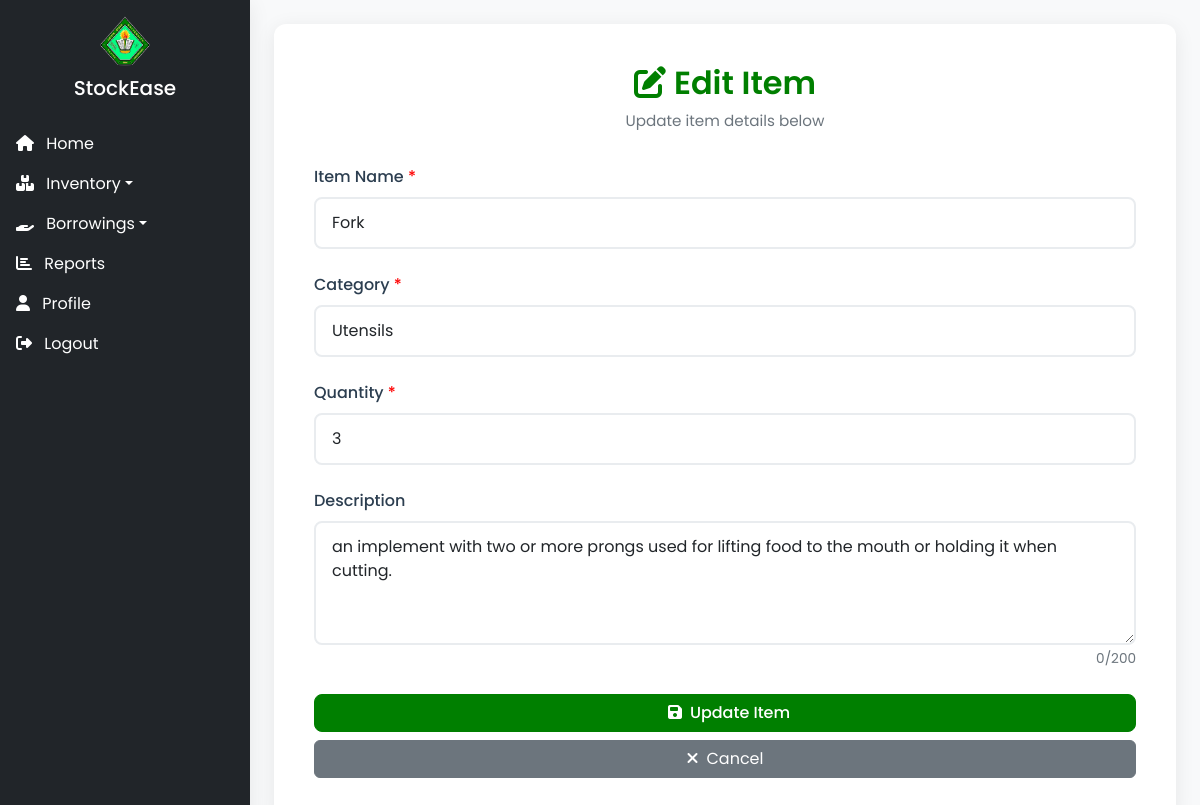
The page /dashboard.php?section=edit_item&id=4 (signed in) on the database its author committed.
### tables this page shows
CREATE TABLE `items` (
  `item_id` int(11) NOT NULL,
  `name` varchar(255) NOT NULL,
  `description` text DEFAULT NULL,
  `category_id` int(11) DEFAULT NULL,
  `quantity` int(11) NOT NULL DEFAULT 0,
  `created_at` timestamp NOT NULL DEFAULT current_timestamp(),
  `updated_at` timestamp NOT NULL DEFAULT current_timestamp() ON UPDATE current_timestamp()
);

CREATE TABLE `categories` (
  `category_id` int(11) NOT NULL,
  `name` varchar(100) NOT NULL,
  `description` text DEFAULT NULL
);

### content/edit_item.php (the view, shortened to what this page needs)
<?php
$itemId = filter_var($_GET['id'], FILTER_SANITIZE_NUMBER_INT);
try {
    $stmt = $conn->prepare("SELECT * FROM items WHERE item_id = ?");
    $stmt->bind_param("i", $itemId);
    $stmt->execute();
    $item = $stmt->get_result()->fetch_assoc();
} catch (Exception $e) {
    error_log($e->getMessage());
    $_SESSION['error'] = "Error loading item";
    header("Location: dashboard.php?section=manage_item");
    exit();
}
$categories = [];
try {
    $stmt = $conn->prepare("SELECT category_id, name FROM categories");
    $stmt->execute();
    $categories = $stmt->get_result()->fetch_all(MYSQLI_ASSOC);
} catch (Exception $e) {
    error_log("Error fetching categories: " . $e->getMessage());
    $_SESSION['error'] = "Error loading categories";
}
?>
<head>
    <link rel="stylesheet" href="css/add.css">
</head>
<body>
    <div class="container-fluid cvsu-container">
        <div class="cvsu-header">
            <h2><i class="fas fa-edit me-2"></i>Edit Item</h2>
            <p>Update item details below</p>
        </div>
        <form action="process/edit_item.php" method="POST">
            <div class="mb-4">
                <label class="form-label">Item Name <span class="required">*<span></label>
                <input type="text" name="itemName" class="form-control" value="<?= htmlspecialchars($item['name']) ?>" required>
            </div>
            <div class="mb-4">
                <label class="form-label">Category <span class="required">*<span></label>
                <select name="category" class="form-control" required>
                    <?php foreach ($categories as $cat): ?>
                        <option value="<?= $cat['category_id'] ?>" <?= $cat['category_id'] == $item['category_id'] ? 'selected' : '' ?>>
                            <?= htmlspecialchars($cat['name']) ?>
                        </option>
                    <?php endforeach; ?>
                </select>
            </div>
            <div class="mb-4">
                <label class="form-label">Quantity <span class="required">*<span></label>
                <input type="number" name="quantity" class="form-control" value="<?= $item['quantity'] ?>" min="1" required>
            </div>
            <div class="mb-4">
                <label class="form-label">Description</label>
                <textarea name="description" class="form-control" rows="4" maxlength="200"><?= htmlspecialchars($item['description']) ?></textarea>
                <div class="textarea-counter">
                    <span id="charCount">0</span>/200
                </div>
            </div>
            <div class="d-grid gap-2">
                <button type="submit" class="btn cvsu-btn-primary">
                    <i class="fas fa-save me-2"></i>Update Item
                </button>
                <a href="dashboard.php?section=manage_item" class="btn btn-secondary">
                    <i class="fas fa-times me-2"></i>Cancel
                </a>
            </div>
        </form>
    </div>
</body>
</html>

### css/general.css (style rules this page uses)
* { margin: 0; padding: 0; box-sizing: border-box; font-family: 'Poppins', sans-serif; }
.required { color: red; }

### css/dashboard.css (style rules this page uses)
body { background-color: #f8f9fa; display: flex; overflow: hidden; }

### css/add.css (style rules this page uses)
body { background-color: #f8f9fa; display: flex; }
.cvsu-container { background: #ffffff; border-radius: 12px; padding: 2.5rem; box-shadow: 0 4px 20px rgba(0, 0, 0, 0.08); flex: 1; }
.cvsu-header { text-align: center; margin-bottom: 2rem; }
.cvsu-header h2 { color: #007f00; font-weight: 600; margin-bottom: 0.5rem; }
.cvsu-header p { color: #6c757d; font-size: 0.95rem; }
.form-label { font-weight: 500; color: #2c3e50; margin-bottom: 0.5rem; }
.form-control { border: 2px solid #e9ecef; border-radius: 8px; padding: 0.75rem 1rem; transition: all 0.3s ease; }
.cvsu-btn-primary { background-color: #007f00; border-color: #007f00; border-radius: 8px; font-weight: 500; transition: all 0.3s ease; width: 100%; position: relative; color: white; }
.cvsu-btn-primary i { margin-left: 8px; }
.textarea-counter { font-size: 0.85rem; color: #6c757d; text-align: right; margin-top: 0.25rem; }

### rows shown on the page
items: itemName "Fork", category "Utensils", quantity "3", description "an implement with two or more prongs used for lifting food to the mouth or holding it when cutting."
